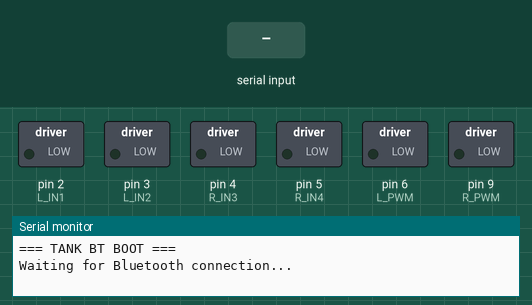
Simulated run of this sketch. Board: Arduino Uno, built with avr-gcc and run on an emulated ATmega328P. Parts: switched loads named in the sketch (green lamp = pin HIGH), the last lines printed to the serial monitor. The inputs (shaded band) are chosen by the test bench.

Above: at 1.2 s.
1.3 s: "I" received over the second serial link
At 2.0 s:
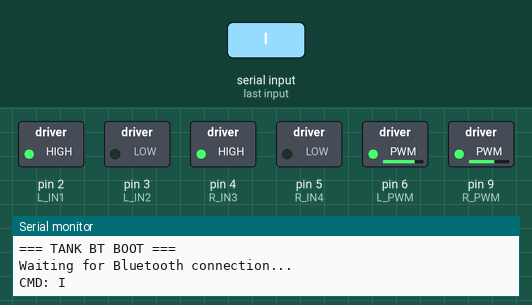
2.8 s: "H" received over the second serial link
At 3.2 s:
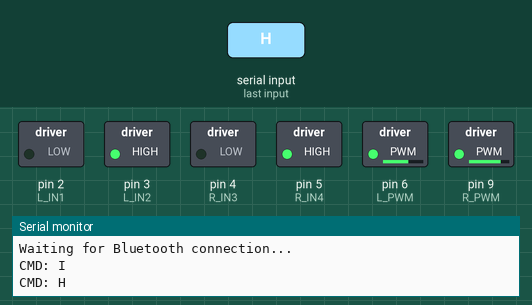
4.3 s: "J" received over the second serial link
At 5.5 s:
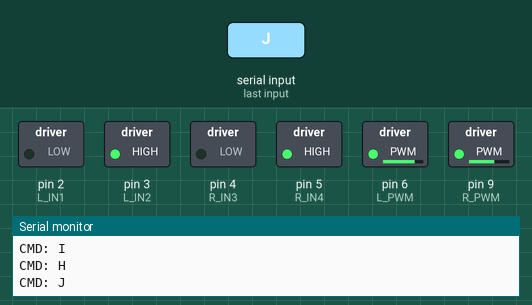
5.8 s: "F90\n" received over the second serial link
At 6.6 s:
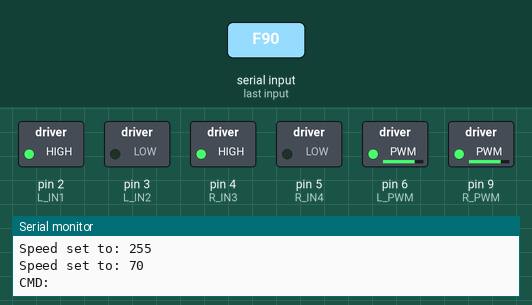
7.3 s: "F,45\n" received over the second serial link
At 7.8 s:
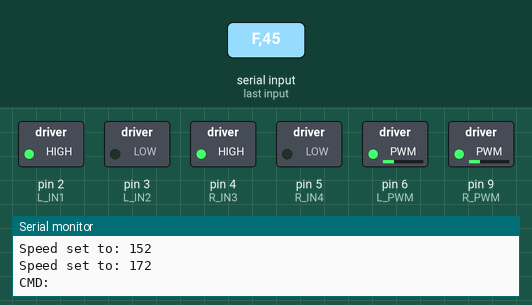
8.8 s: "B90\n" received over the second serial link
At 10.1 s:
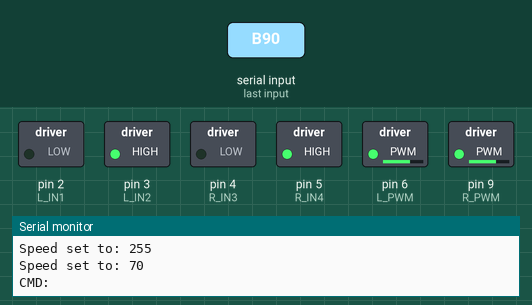
Timing chart, 0 to 11.3 s (numbered marks = the images above; inputs shaded):
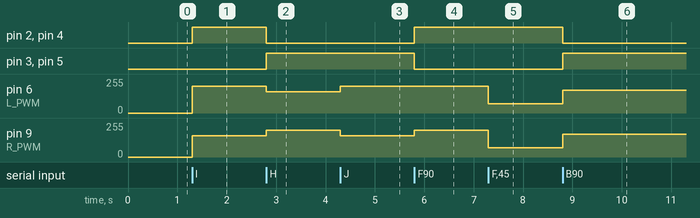

Measured:
- after the input at 1.3 s, pin 2 (L_IN1), pin 4 (R_IN3): LOW → HIGH at once; pin 6 (L_PWM): 0/255 → 200/255 at once; pin 9 (R_PWM): 0/255 → 160/255 at once
- after the input at 2.8 s, pin 2 (L_IN1), pin 4 (R_IN3): HIGH → LOW at once; pin 3 (L_IN2), pin 5 (R_IN4): LOW → HIGH at once; pin 6 (L_PWM): 200/255 → 160/255 at once; pin 9 (R_PWM): 160/255 → 200/255 at once
- after the input at 4.3 s, pin 6 (L_PWM): 160/255 → 200/255 at once; pin 9 (R_PWM): 200/255 → 160/255 at once
- after the input at 5.8 s, pin 2 (L_IN1), pin 4 (R_IN3): LOW → HIGH at once; pin 3 (L_IN2), pin 5 (R_IN4): HIGH → LOW at once; pin 9 (R_PWM): 160/255 → 200/255 at once
- after the input at 7.3 s, pin 6 (L_PWM), pin 9 (R_PWM): 200/255 → 70/255 at once
- after the input at 8.8 s, pin 2 (L_IN1), pin 4 (R_IN3): HIGH → LOW at once; pin 3 (L_IN2), pin 5 (R_IN4): LOW → HIGH at once; pin 6 (L_PWM), pin 9 (R_PWM): 70/255 → 172/255 at once

The sketch:

tank_bt.ino
```cpp
/*
 * ============================================================
 *  MINI TANK — BLUETOOTH CONTROLLER
 *  Hardware: Arduino Uno + HC-05 + L298N + 2x DC Motor
 *  Power:    7.2V NiMH (6x AA cells in series)
 *  Control:  "Bluetooth RC Car" Android app (ASCII commands)
 *  Author:   Cosmin Leonardo Cozaciuc
 *  Version:  1.0 — reconstructed & documented 2025
 * ============================================================
 *
 *  ASCII COMMAND MAP (Bluetooth RC Car app):
 *   'F' → Forward
 *   'B' → Backward
 *   'L' → Turn left  (left track reverse, right track forward)
 *   'R' → Turn right (right track reverse, left track forward)
 *   'G' → Forward-left  (forward + slight left)
 *   'I' → Forward-right (forward + slight right)
 *   'H' → Backward-left
 *   'J' → Backward-right
 *   'S' → Stop
 *   '0'–'9' → Speed control (0=min, 9=max)
 *
 *  WIRING SUMMARY:
 *   HC-05 TX  → Arduino D10 (SoftwareSerial RX)
 *   HC-05 RX  → Arduino D11 via voltage divider (SoftwareSerial TX)
 *   HC-05 VCC → Arduino 5V
 *   HC-05 GND → GND
 *
 *   L293D IN1       → D2  (Left track direction A)
 *   L293D IN2       → D3  (Left track direction B)
 *   L293D IN3       → D4  (Right track direction A)
 *   L293D IN4       → D5  (Right track direction B)
 *   L293D EN1 (PWM) → D6  (Left track speed)
 *   L293D EN2 (PWM) → D9  (Right track speed)
 *   L293D VS        → 7.2V NiMH battery + (motor supply)
 *   L293D VSS       → Arduino 5V (logic supply)
 *   GND             → Common ground
 *
 *  NOTE: HC-05 RX pin requires a voltage divider (1kΩ + 2kΩ)
 *        to drop Arduino's 5V TX down to 3.3V for HC-05 logic.
 * ============================================================
 */

#include <SoftwareSerial.h>

// ── BLUETOOTH SERIAL ────────────────────────────────────────
// Using SoftwareSerial to keep D0/D1 free for USB debug
SoftwareSerial BT(10, 11);  // RX=D10, TX=D11

// ── MOTOR PINS ───────────────────────────────────────────────
// Left track
const int L_IN1 = 2;
const int L_IN2 = 3;
const int L_PWM = 6;   // ENA — must be PWM pin

// Right track
const int R_IN3 = 4;
const int R_IN4 = 5;
const int R_PWM = 9;   // ENB — must be PWM pin

// ── SPEED SETTINGS ───────────────────────────────────────────
/*
 *  L293D has separate VS (motor 7.2V) and VSS (logic 5V) pins.
 *  Motor voltage = battery minus ~1.4V L293D drop = ~5.8V.
 *  BASE_SPEED set conservatively for indoor use.
 *  TURN_SPEED reduced to prevent spinning out on hard surfaces.
 */
int baseSpeed = 200;        // normal forward/backward speed (0–255)
const int TURN_SPEED = 180; // speed during turns
const int DIAG_SPEED = 160; // slower track during diagonal moves

// ── STATE ────────────────────────────────────────────────────
char lastCmd = 'S';

// ════════════════════════════════════════════════════════════
void setup() {
  Serial.begin(9600);   // USB debug
  BT.begin(9600);       // HC-05 default baud rate

  // Motor pins — all outputs
  pinMode(L_IN1, OUTPUT);
  pinMode(L_IN2, OUTPUT);
  pinMode(L_PWM, OUTPUT);
  pinMode(R_IN3, OUTPUT);
  pinMode(R_IN4, OUTPUT);
  pinMode(R_PWM, OUTPUT);

  stopMotors();
  Serial.println("=== TANK BT BOOT ===");
  Serial.println("Waiting for Bluetooth connection...");
}

// ════════════════════════════════════════════════════════════
void loop() {
  if (BT.available()) {
    char cmd = (char)BT.read();

    // Speed control — '0' to '9'
    if (cmd >= '0' && cmd <= '9') {
      // Map '0'–'9' to PWM range 70–255
      baseSpeed = map(cmd - '0', 0, 9, 70, 255);
      Serial.print("Speed set to: ");
      Serial.println(baseSpeed);
      return;
    }

    // Only act if command changed (reduces motor chatter)
    if (cmd == lastCmd) return;
    lastCmd = cmd;

    Serial.print("CMD: ");
    Serial.println(cmd);

    switch (cmd) {
      case 'F': moveForward();       break;
      case 'B': moveBackward();      break;
      case 'L': turnLeft();          break;
      case 'R': turnRight();         break;
      case 'G': forwardLeft();       break;
      case 'I': forwardRight();      break;
      case 'H': backwardLeft();      break;
      case 'J': backwardRight();     break;
      case 'S': stopMotors();        break;
      default:  break;
    }
  }
}

// ════════════════════════════════════════════════════════════
//  MOVEMENT FUNCTIONS
// ════════════════════════════════════════════════════════════

void moveForward() {
  // Both tracks forward at base speed
  setLeft(baseSpeed,  true);
  setRight(baseSpeed, true);
}

void moveBackward() {
  // Both tracks backward at base speed
  setLeft(baseSpeed,  false);
  setRight(baseSpeed, false);
}

void turnLeft() {
  // Left track backward, right track forward — pivot turn
  setLeft(TURN_SPEED,  false);
  setRight(TURN_SPEED, true);
}

void turnRight() {
  // Right track backward, left track forward — pivot turn
  setLeft(TURN_SPEED,  true);
  setRight(TURN_SPEED, false);
}

void forwardLeft() {
  // Forward, left track slower — gentle curve left
  setLeft(DIAG_SPEED, true);
  setRight(baseSpeed, true);
}

void forwardRight() {
  // Forward, right track slower — gentle curve right
  setLeft(baseSpeed,  true);
  setRight(DIAG_SPEED, true);
}

void backwardLeft() {
  setLeft(DIAG_SPEED, false);
  setRight(baseSpeed, false);
}

void backwardRight() {
  setLeft(baseSpeed,  false);
  setRight(DIAG_SPEED, false);
}

void stopMotors() {
  // Brake mode — both IN pins LOW
  digitalWrite(L_IN1, LOW);
  digitalWrite(L_IN2, LOW);
  analogWrite(L_PWM,  0);
  digitalWrite(R_IN3, LOW);
  digitalWrite(R_IN4, LOW);
  analogWrite(R_PWM,  0);
}

// ════════════════════════════════════════════════════════════
//  LOW-LEVEL MOTOR HELPERS
// ════════════════════════════════════════════════════════════

/*
 *  setLeft(speed, forward)
 *  Sets left track direction and speed via L293D IN1/IN2 + EN1.
 */
void setLeft(int speed, bool forward) {
  digitalWrite(L_IN1, forward ? HIGH : LOW);
  digitalWrite(L_IN2, forward ? LOW  : HIGH);
  analogWrite(L_PWM, speed);
}

/*
 *  setRight(speed, forward)
 *  Sets right track direction and speed via L293D IN3/IN4 + EN2.
 */
void setRight(int speed, bool forward) {
  digitalWrite(R_IN3, forward ? HIGH : LOW);
  digitalWrite(R_IN4, forward ? LOW  : HIGH);
  analogWrite(R_PWM, speed);
}
```
